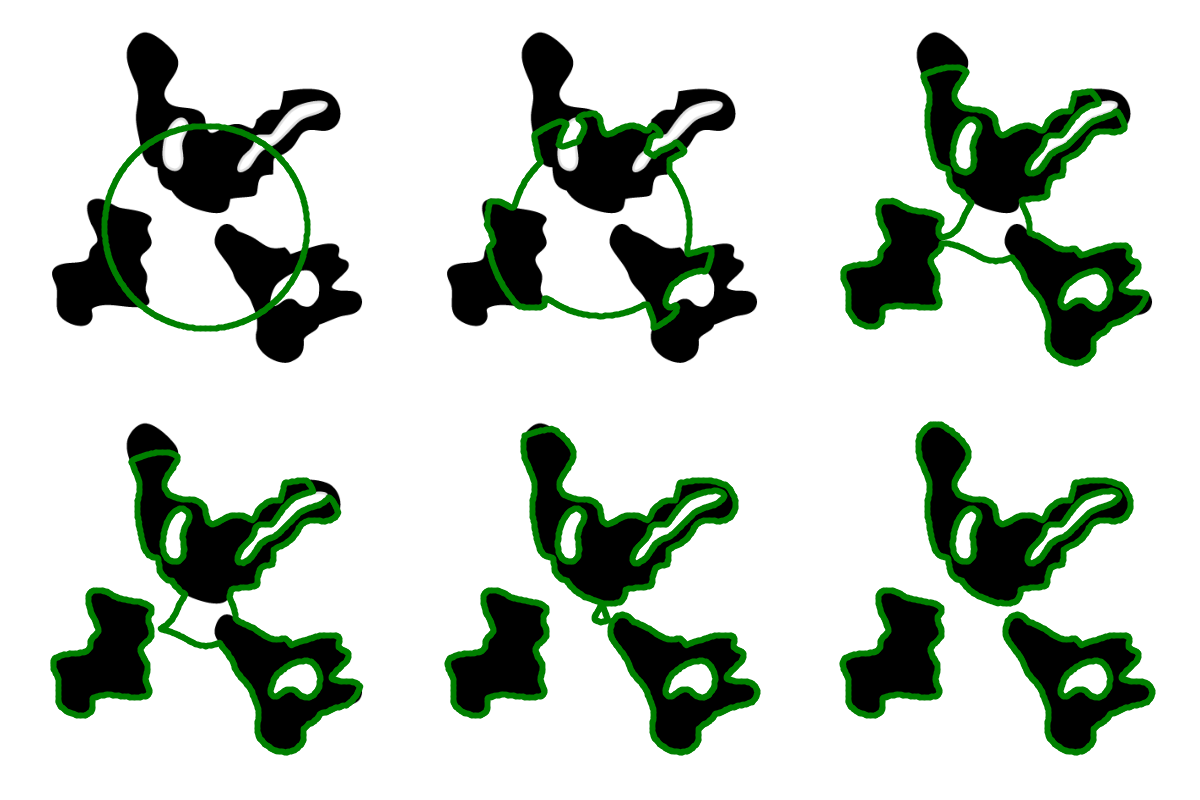

Source code (Python):
import os
import sys
import numpy as np
import matplotlib.pyplot as plt
from skimage.io import imread
from skimage.util import img_as_float
from skimage.measure import find_contours
from libDIP.levelSetFunction4e import levelSetFunction4e
from libDIP.levelSetForce4e import levelSetForce4e
from libDIP.levelSetIterate4e import levelSetIterate4e
from libDIPUM.data_path import dip_data

# Parameters
x0 = 250
y0 = 225
r = 120

a = -1
b = 1

iterations = [30, 160, 170, 226, 250]

# Data
img_path = dip_data('multiple-regions.tif')
f = img_as_float(imread(img_path))
M, N = f.shape

# Binarize
fbin = (f > 0.7).astype(float)

# Process
phi0 = levelSetFunction4e('circular', M, N, x0, y0, r)
contours_list = [find_contours(phi0, level=0)]

F = levelSetForce4e('binary', [fbin, a, b])

for niter in iterations:
    phi = phi0.copy()
    for _ in range(niter):
        phi = levelSetIterate4e(phi, F)
    contours_list.append(find_contours(phi, level=0))

# Display
fig, axes = plt.subplots(2, 3, figsize=(12, 8))
for idx in range(len(contours_list)):
    ax = axes.flat[idx]
    ax.imshow(f, cmap='gray')
    ax.axis('off')
    for cont in contours_list[idx]:
        ax.plot(cont[:, 1], cont[:, 0], 'g.')

plt.tight_layout()
plt.savefig('Figure1120.png')
plt.show()
